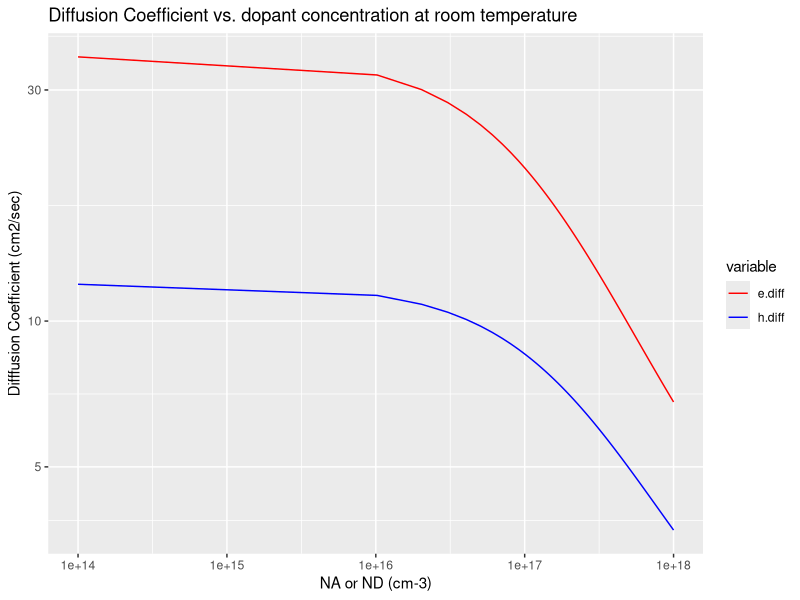
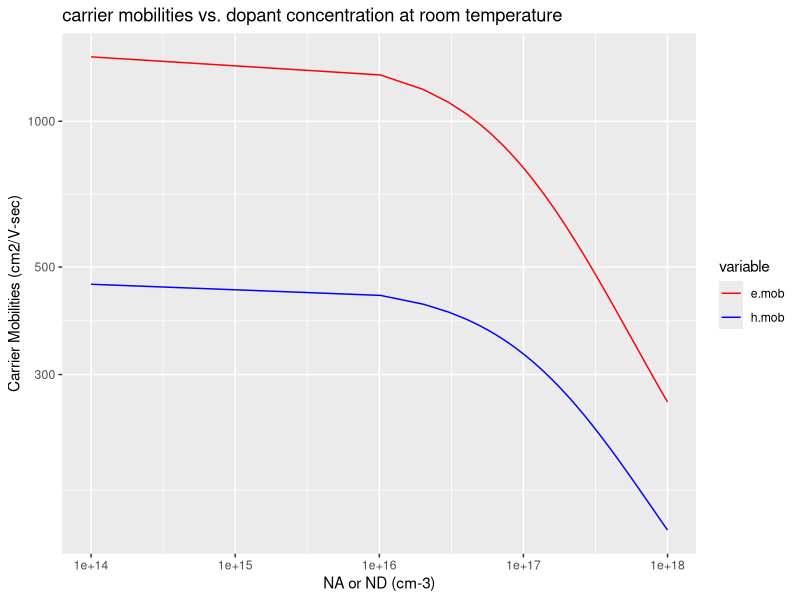

Recreate these plots in R, in order.
library(reshape2)
library(datasets)
library(ggplot2)
library(graphics)
library(grDevices)
library(methods)
library(stats)
library(utils)


k <- 8.617e-5
T <- 300
# Fit Parameters

NDref <- 1.3e17
NAref <- 2.35e17
unmin <- 92
upmin <- 54.3
un0 <- 1268
up0 <- 406.9
an <- 0.91
ap <- 0.88
##Diffusion Coefficient Calculation
concentration <- seq(1e14, 1e18, length.out = 100)
un <- unmin + un0/(1+(concentration/NDref)^an)
up <- upmin + up0/(1+(concentration/NAref)^ap)

electron.diffusivity <- k * T * un
hole.diffusivity <- k * T * up
mobility <- data.frame(doping = concentration, e.mob = un, h.mob = up)
diffusivity <-  data.frame(doping = concentration, e.diff = electron.diffusivity, h.diff = hole.diffusivity)
mobility <- melt(mobility, id = c("doping"))
diffusivity<- melt(diffusivity, id = c("doping"))
## Plotting result
q <- ggplot(data = diffusivity, aes(x = concentration)) + 
        geom_line(aes(x = doping, y = value, colour = variable)) +
        scale_colour_manual(values = c("red", "blue"))+
        scale_x_log10() +
        scale_y_log10() + 
        labs(title = "Diffusion Coefficient vs. dopant concentration at room temperature") +
        xlab("NA or ND (cm-3)") +
        ylab("Difffusion Coefficient (cm2/sec)")
      

q1 <- ggplot(data = mobility, aes(x = concentration)) + 
        geom_line(aes(x = doping, y = value, colour = variable)) +
        scale_colour_manual(values = c("red", "blue"))+
        scale_x_log10() +
        scale_y_log10() + 
        labs(title = "carrier mobilities vs. dopant concentration at room temperature") +
        xlab("NA or ND (cm-3)") +
        ylab("Carrier Mobilities (cm2/V-sec)")